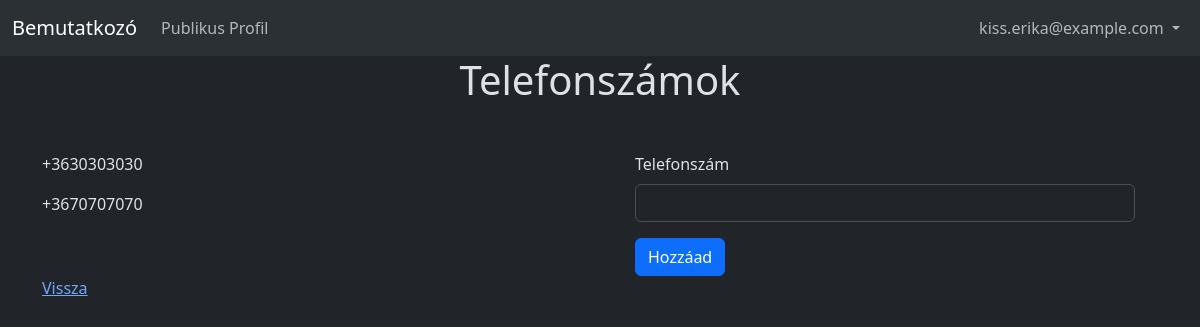
Screenshot of /?page=telefonszamok (signed in) with the database file from the repository.
### tables this page shows
CREATE TABLE telefonszamok (
    id INT PRIMARY KEY AUTO_INCREMENT,
    telefonszam VARCHAR(50) NOT NULL,
    felhasznalo_id INT NOT NULL
);

### index.php (called while the page is built)
<?php
include_once("./controller/controller.php");

### model/telefonszam.php (called while the page is built, shortened)
<?php
class Telefonszam
{
    private $telefonszam;
    public function __construct($id = -1, $telefonszam = '', $felhasznaloId = -1)
    {
        $this->telefonszam = $telefonszam;
    }
    public function getTelefonszam()
    {
        return $this->telefonszam;
    }
    public static function getTelefonszamokFelhasznaloAzonositoSzerint($felhasznaloId)
    {
        $conn = new mysqli("localhost", "root", "", "huszar_laszlo_20230824");
        $res = $conn->query("SELECT * FROM telefonszamok WHERE felhasznalo_id = '{$felhasznaloId}'");
        $data = [];
        while ($row = $res->fetch_array(MYSQLI_ASSOC))
        {
          $telefonszam = new Telefonszam($row["id"], $row["telefonszam"], $row["felhasznalo_id"]);
          array_push($data, $telefonszam);
        }
        return $data;
    }
}

### view/telefonszamok.php (the view, shortened to what this page needs)
<!DOCTYPE html>
<html lang="hu" data-bs-theme="dark">
<head>
  <link href="https://cdn.jsdelivr.net/npm/bootstrap@5.3.1/dist/css/bootstrap.min.css" rel="stylesheet">
</head>
<body>
  <?php include_once("menu.php"); ?>
  <?php
    include_once("./model/telefonszam.php");
    $telefonszamok = Telefonszam::getTelefonszamokFelhasznaloAzonositoSzerint($_SESSION['felhasznaloId']);
  ?>
  <div class="container">
    <h1 class="text-center mb-5">Telefonszámok</h1>
    <div class="row">
      <div class="col-12 col-md-6">
        <?php foreach ($telefonszamok as $value): ?>
          <p><?= $value->getTelefonszam() ?></p>
        <?php endforeach ?>
      </div>
      <div class="col-12 col-md-6">
        <form class="mx-auto" action="controller/telefonszam-mentes-controller.php" method="POST" style="max-width: 500px" >
          <div class="mb-3">
            <label class="form-label" for="telefonszam">Telefonszám</label>
            <input class="form-control" type="text" name="telefonszam" id="telefonszam">
          </div>
          <button class="btn btn-primary" type="submit">Hozzáad</button>
        </form>
      </div>
    </div>
    <a href="/huszar-laszlo-webfejleszto-zarovizsga?page=profil">Vissza</a>
  </div>
</body>
</html>

### rows the page displays
telefonszamok: telefonszam "+3630303030"
telefonszamok: telefonszam "+3670707070"

### other values shown
$_SESSION["felhasznaloEmail"] "kiss.erika@example.com"
